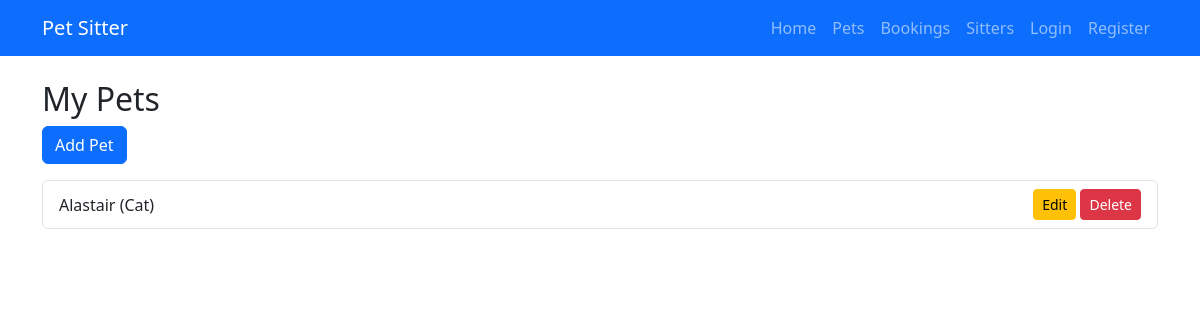
/pets/list/ (signed in), run on an earlier commit of the app's database.
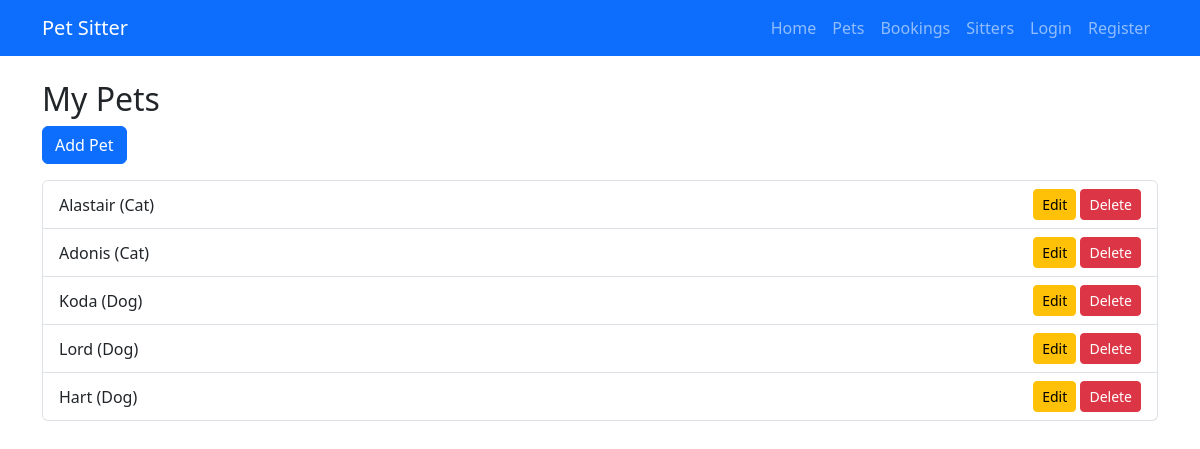
And on a later commit of the database.
### core/models.py (models this page shows, shortened)
class Pet(models.Model):
    owner = models.ForeignKey(
        User, on_delete=models.CASCADE, related_name="pets"
    )
    name = models.CharField(max_length=100)
    species = models.CharField(max_length=50)
    breed = models.CharField(max_length=100, blank=True)
    age = models.PositiveIntegerField()
    notes = models.TextField(blank=True)

### core/views.py (the view)
# urls.py: path("pets/list/", views.pet_list, name="pet_list"),
@login_required
def pet_list(request):
    pets = Pet.objects.filter(owner=request.user)
    return render(request, "pets/list.html", {"pets": pets})

### core/templates/pets/list.html (shortened to what this page needs)
{% extends "base.html" %}
{% block content %}
<h2>My Pets</h2>
<a href="{% url 'pet_create' %}" class="btn btn-primary mb-3">Add Pet</a>
{% if pets %}
<ul class="list-group">
    {% for pet in pets %}
    <li class="list-group-item d-flex justify-content-between align-items-center">
        <span>{{ pet.name }} ({{ pet.species }})</span>
        <span>
            <a href="{% url 'pet_update' pet.pk %}" class="btn btn-sm btn-warning">Edit</a>
            <a href="{% url 'pet_delete' pet.pk %}" class="btn btn-sm btn-danger">Delete</a>
        </span>
    </li>
    {% endfor %}
</ul>
{% else %}
<p>No pets added yet.</p>
{% endif %}
{% endblock %}

### core/templates/base.html (shortened to what this page needs)
<!DOCTYPE html>
<html lang="en">
<head>
    <link
        href="https://cdn.jsdelivr.net/npm/bootstrap@5.3.2/dist/css/bootstrap.min.css"
        rel="stylesheet"
    >
</head>
<body>
    <header>
    <nav class="navbar navbar-expand-lg navbar-dark bg-primary">
        <div class="container">
            <a class="navbar-brand" href="/">Pet Sitter</a>
            <div class="collapse navbar-collapse" id="navbarNav">
                <ul class="navbar-nav ms-auto">
                    <li class="nav-item"><a class="nav-link" href="/">Home</a></li>
                    <li class="nav-item"><a class="nav-link" href="{% url 'pet_list' %}">Pets</a></li>
                    <li class="nav-item"><a class="nav-link" href="{% url 'booking_list' %}">Bookings</a></li>
                    <li class="nav-item"><a class="nav-link" href="{% url 'sitter_list' %}">Sitters</a></li>
                    <li class="nav-item"><a class="nav-link" href="{% url 'login' %}">Login</a></li>
                    <li class="nav-item"><a class="nav-link" href="{% url 'register' %}">Register</a></li>
                </ul>
            </div>
        </div>
    </nav>
    </header>
    <main class="container mt-4">
        {% block content %}
        {% endblock %}
    </main>
</body>
</html>

What changed in the data, as far as the page shows it:
added Pet: name "Adonis", species "Cat"
added Pet: name "Koda", species "Dog"
added Pet: name "Lord", species "Dog"
added Pet: name "Hart", species "Dog"
